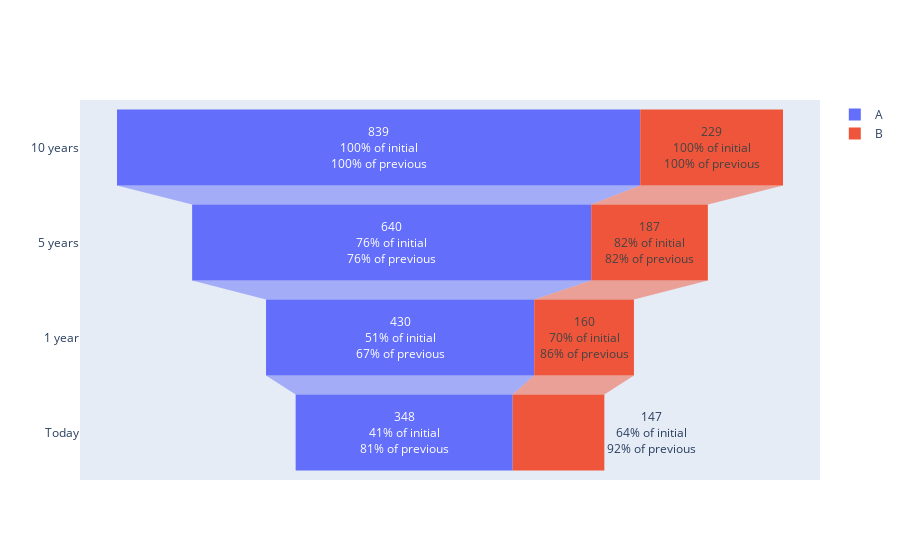

This figure's notebook cell:
### Code cell
fig = go.Figure()
fig.add_trace(get_funnel(pm, "peso0_30", good_preservation0_10, levels, "A", sdata))
fig.add_trace(get_funnel(pm, "peso0_30", bad_preservation0_10, levels, "B", sdata))

### Figure 1 — Plotly figure (JSON) as saved in the notebook; plotly's stock layout.template omitted (floating-point values rounded to 4 significant figures)
{"data": [{"name": "A", "textinfo": "value+percent previous+percent initial", "type": "funnel", "x": [839, 640, 430, 348], "y": ["10 years", "5 years", "1 year", "Today"]}, {"name": "B", "textinfo": "value+percent previous+percent initial", "type": "funnel", "x": [229, 187, 160, 147], "y": ["10 years", "5 years", "1 year", "Today"]}], "layout": {}}
